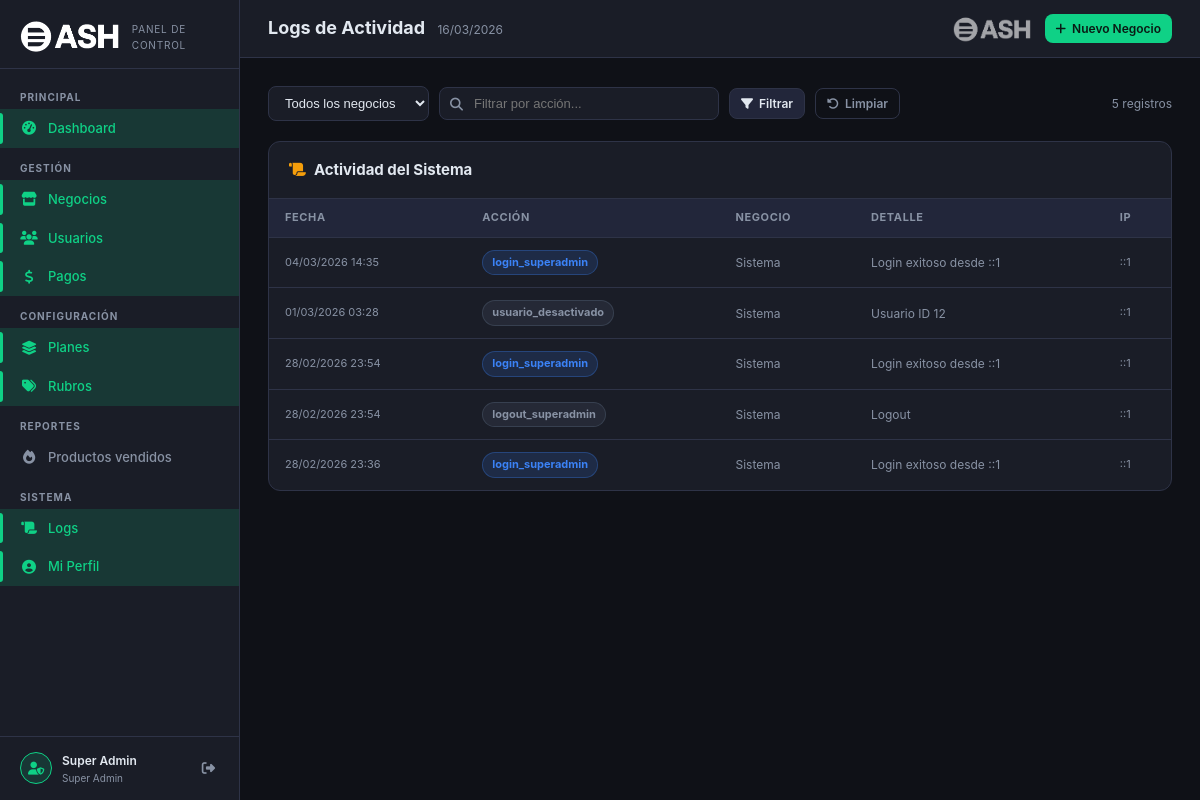
Screenshot of /superadmin/logs/index.php (signed in) with the database file from the repository.
### tables this page shows
CREATE TABLE `logs_actividad` (
  `id` bigint(20) NOT NULL,
  `negocio_id` int(11) DEFAULT NULL,
  `usuario_id` int(11) DEFAULT NULL,
  `accion` varchar(120) NOT NULL,
  `detalle` text DEFAULT NULL,
  `ip` varchar(45) DEFAULT NULL,
  `user_agent` varchar(255) DEFAULT NULL,
  `created_at` timestamp NOT NULL DEFAULT current_timestamp()
);

### superadmin/logs/index.php (the view, shortened to what this page needs)
<?php
$db    = sa_db();
$page  = max(1, intval($_GET['page'] ?? 1));
$perPage = 30;
$offset = ($page-1) * $perPage;
$accion = trim($_GET['accion'] ?? '');
$where = ['1=1']; $params = [];
$whereStr = implode(' AND ', $where);
$total  = $db->prepare("SELECT COUNT(*) FROM logs_actividad l WHERE $whereStr");
$total->execute($params);
$total  = $total->fetchColumn();
$stmt = $db->prepare("
    SELECT l.*, n.nombre as negocio_nombre
    FROM logs_actividad l
    LEFT JOIN negocios n ON n.id = l.negocio_id
    WHERE $whereStr
    ORDER BY l.created_at DESC
    LIMIT $perPage OFFSET $offset
");
$stmt->execute($params);
$logs = $stmt->fetchAll();
require_once dirname(__DIR__) . '/_layout.php';
?>
<div class="sa-filter-bar">
    <select class="sa-filter-select" id="negocioF">
        <option value="0">Todos los negocios</option>
    </select>
    <div class="sa-search" style="max-width:280px">
        <input type="text" id="accionF" placeholder="Filtrar por acción..." value="<?= htmlspecialchars($accion) ?>"
               onkeydown="if(event.key==='Enter')applyF()">
    </div>
    <a href="#" onclick="applyF()" class="sa-btn secondary sm"><i class="fas fa-filter"></i> Filtrar</a>
    <a href="?" class="sa-btn ghost sm"><i class="fas fa-rotate-left"></i> Limpiar</a>
    <span style="margin-left:auto;color:var(--sa-muted);font-size:12px"><?= number_format($total) ?> registros</span>
</div>
<div class="sa-panel">
    <div class="sa-panel-header">
        <h3><i class="fas fa-scroll" style="color:var(--sa-warning);margin-right:8px"></i>Actividad del Sistema</h3>
    </div>
    <div class="sa-table-wrap">
        <table class="sa-table">
            <thead>
                <tr><th>Fecha</th><th>Acción</th><th>Negocio</th><th>Detalle</th><th>IP</th></tr>
            </thead>
            <tbody>
            <?php if (empty($logs)): ?>
            <tr><td colspan="5"><div class="sa-empty"><i class="fas fa-scroll"></i><p>Sin logs</p></div></td></tr>
            <?php else: ?>
            <?php foreach ($logs as $log):
                $actionColors = [
                    'login'       => 'blue',
                    'logout'      => 'gray',
                    'bloquear'    => 'red',
                    'desbloquear' => 'green',
                    'renovar'     => 'green',
                    'crear'       => 'purple',
                    'editar'      => 'blue',
                ];
                $colorKey = 'gray';
                foreach ($actionColors as $k => $v) {
                    if (str_contains($log['accion'], $k)) { $colorKey = $v; break; }
                }
            ?>
            <tr>
                <td style="font-size:11px;color:var(--sa-muted);white-space:nowrap">
                    <?= date('d/m/Y H:i', strtotime($log['created_at'])) ?>
                </td>
                <td><span class="sa-pill <?= $colorKey ?>"><?= htmlspecialchars($log['accion']) ?></span></td>
                <td style="font-size:12px">
                    <?php if ($log['negocio_id']): ?>
                    <a href="../negocios/edit.php?id=<?= $log['negocio_id'] ?>" style="color:var(--sa-info)">
                        <?= htmlspecialchars($log['negocio_nombre'] ?? '#'.$log['negocio_id']) ?>
                    </a>
                    <?php else: ?>
                    <span style="color:var(--sa-muted)">Sistema</span>
                    <?php endif; ?>
                </td>
                <td style="font-size:12px;color:var(--sa-muted);max-width:300px">
                    <?= htmlspecialchars(mb_substr($log['detalle'] ?? '', 0, 120)) ?>
                </td>
                <td style="font-size:11px;color:var(--sa-muted)"><?= htmlspecialchars($log['ip'] ?? '—') ?></td>
            </tr>
            <?php endforeach; ?>
            <?php endif; ?>
            </tbody>
        </table>
    </div>
</div>

### superadmin/assets/sa.css (style rules this page uses)
:root { --sa-bg: #0f1117; --sa-surface: #1a1d27; --sa-surface2: #22263a; --sa-border: #2e3347; --sa-primary: #0FD186; --sa-primary-dim: rgba(15,209,134,.15); --sa-text: #e2e8f0; --sa-muted: #8892a4; --sa-danger: #ef4444; --sa-warning: #f59e0b; --sa-info: #3b82f6; --sa-purple: #8b5cf6; --sa-sidebar-w: 240px; --sa-radius: 12px; --sa-transition: .22s ease; }
*, *::before, *::after { box-sizing: border-box; margin: 0; padding: 0; }
body { font-family: 'Inter', 'Segoe UI', system-ui, sans-serif; background: var(--sa-bg); color: var(--sa-text); font-size: 14px; line-height: 1.6; min-height: 100vh; }
a { color: var(--sa-primary); text-decoration: none; }
.sa-panel { background: var(--sa-surface); border: 1px solid var(--sa-border); border-radius: var(--sa-radius); overflow: hidden; margin-bottom: 24px; }
.sa-panel-header { padding: 16px 20px; border-bottom: 1px solid var(--sa-border); display: flex; align-items: center; justify-content: space-between; gap: 12px; flex-wrap: wrap; }
.sa-panel-header h3 { font-size: 15px; font-weight: 700; color: var(--sa-text); }
.sa-table-wrap { overflow-x: auto; }
.sa-table { width: 100%; border-collapse: collapse; }
.sa-table th { font-size: 11px; font-weight: 700; color: var(--sa-muted); text-transform: uppercase; letter-spacing: .6px; padding: 10px 16px; background: var(--sa-surface2); border-bottom: 1px solid var(--sa-border); white-space: nowrap; text-align: left; }
.sa-table td { padding: 12px 16px; border-bottom: 1px solid var(--sa-border); color: var(--sa-text); font-size: 13px; vertical-align: middle; }
.sa-table tr:last-child td { border-bottom: none; }
.sa-pill { display: inline-flex; align-items: center; gap: 4px; font-size: 11px; font-weight: 700; padding: 3px 9px; border-radius: 20px; white-space: nowrap; }
.sa-pill.blue { background: rgba(59,130,246,.15); color: var(--sa-info); border: 1px solid rgba(59,130,246,.3); }
.sa-pill.gray { background: rgba(100,116,139,.15); color: var(--sa-muted); border: 1px solid rgba(100,116,139,.3); }
.sa-btn { display: inline-flex; align-items: center; gap: 6px; font-size: 13px; font-weight: 600; padding: 8px 16px; border-radius: 8px; border: none; cursor: pointer; transition: opacity .2s, transform .1s; white-space: nowrap; }
.sa-btn.secondary { background: var(--sa-surface2); color: var(--sa-text); border: 1px solid var(--sa-border); }
.sa-btn.ghost { background: transparent; color: var(--sa-muted); border: 1px solid var(--sa-border); }
.sa-btn.sm { font-size: 12px; padding: 5px 11px; }
.sa-filter-bar { display: flex; align-items: center; gap: 10px; flex-wrap: wrap; margin-bottom: 20px; }
.sa-search { flex: 1; min-width: 200px; position: relative; }
.sa-search input { width: 100%; background: var(--sa-surface); border: 1px solid var(--sa-border); border-radius: 8px; color: var(--sa-text); font-size: 13px; padding: 8px 12px 8px 34px; outline: none; transition: border-color .2s; }
.sa-filter-select { background: var(--sa-surface); border: 1px solid var(--sa-border); border-radius: 8px; color: var(--sa-text); font-size: 13px; padding: 8px 12px; outline: none; cursor: pointer; }

### rows the page displays
logs_actividad: created_at "04/03/2026 14:35", accion "login_superadmin", shows "Sistema", detalle "Login exitoso desde ::1", ip "::1"
logs_actividad: created_at "01/03/2026 03:28", accion "usuario_desactivado", shows "Sistema", detalle "Usuario ID 12", ip "::1"
logs_actividad: created_at "28/02/2026 23:54", accion "login_superadmin", shows "Sistema", detalle "Login exitoso desde ::1", ip "::1"
logs_actividad: created_at "28/02/2026 23:54", accion "logout_superadmin", shows "Sistema", detalle "Logout", ip "::1"
logs_actividad: created_at "28/02/2026 23:36", accion "login_superadmin", shows "Sistema", detalle "Login exitoso desde ::1", ip "::1"

### other values shown
$adminName "Super Admin"
$title "Logs de Actividad"
$total "5"
